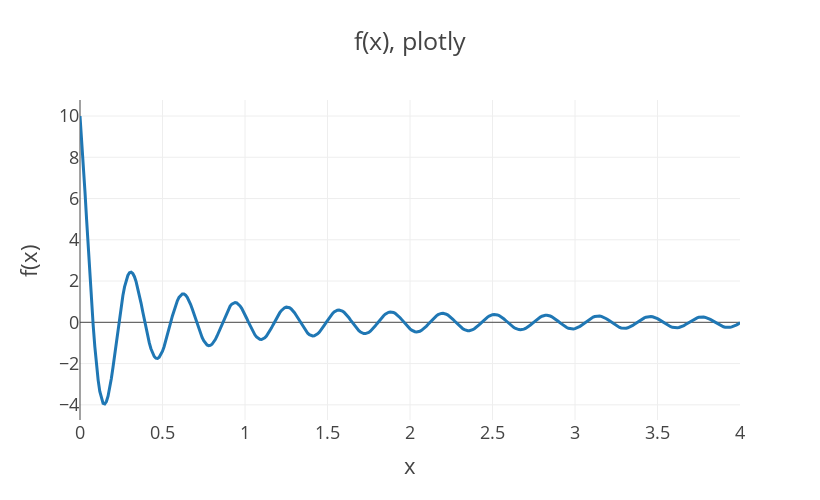

Write notebook code for a chart like this one.
### Code cell
# вывести графики

plt.figure(figsize=(10, 5))
show_matplotlib(x, y)
plt.show()
plt.figure(figsize=(10, 5))
show_seaborn(x, y)
plt.show()
fig = show_plotly(x, y)
fig.show()

### Figure 1 — Plotly figure (JSON) as saved in the notebook; plotly's stock layout.template omitted (floating-point values rounded to 4 significant figures; data arrays with more than 128 entries replaced by an {"elided": "..."} marker saying what was removed)
{"data": [{"hovertemplate": "x=%{x}<br>f(x)=%{y}<extra></extra>", "legendgroup": "", "line": {"color": "#1F77B4", "dash": "solid"}, "marker": {"symbol": "circle"}, "mode": "lines", "name": "", "orientation": "v", "showlegend": false, "type": "scatter", "x": {"elided": "401 float values"}, "xaxis": "x", "y": {"elided": "401 float values"}, "yaxis": "y"}], "layout": {"height": 500, "legend": {"tracegroupgap": 0}, "title": {"text": "f(x), plotly"}, "width": 820, "xaxis": {"anchor": "y", "domain": [0, 1], "title": {"text": "x"}}, "yaxis": {"anchor": "x", "domain": [0, 1], "title": {"text": "f(x)"}}}}
